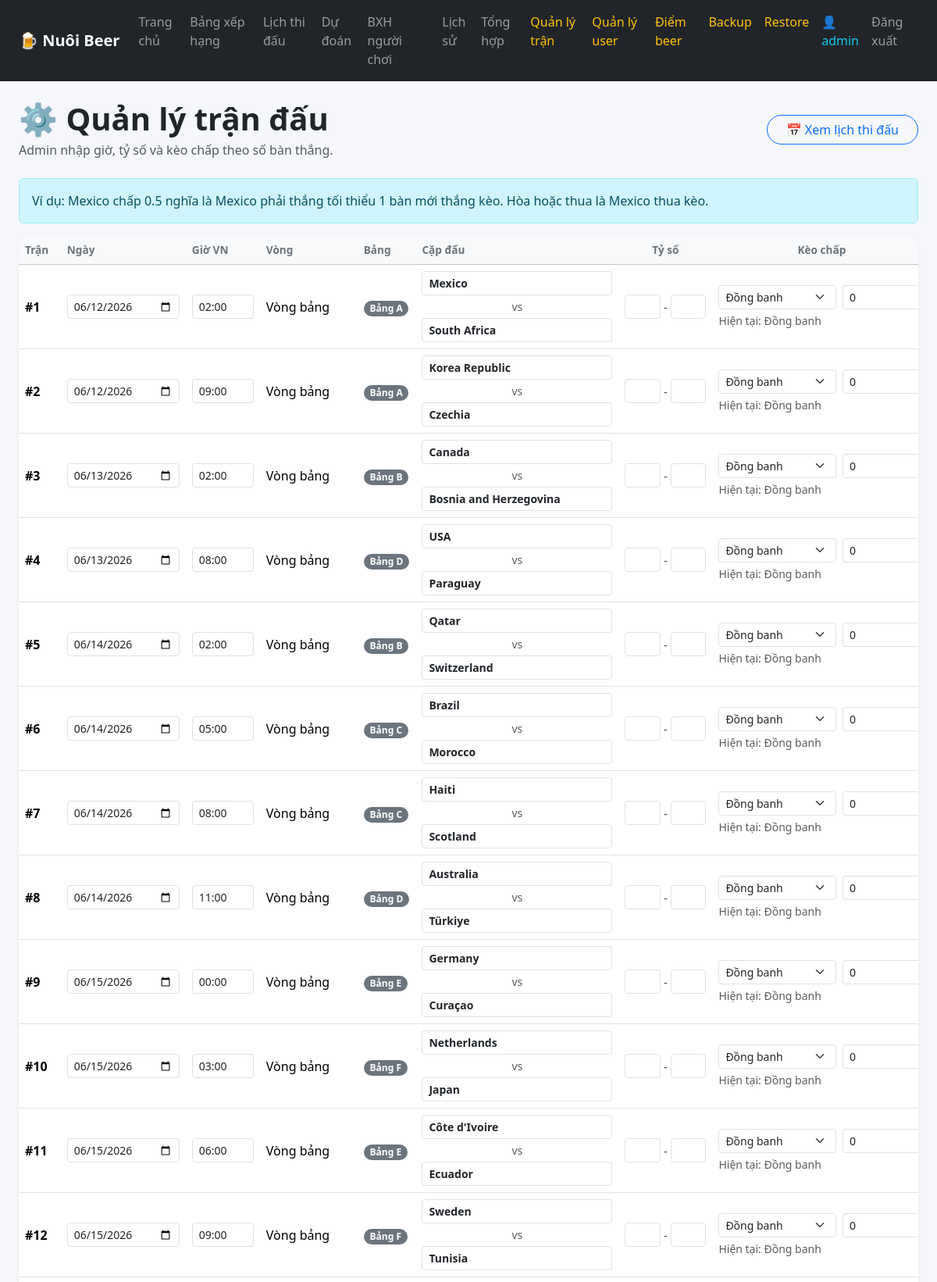
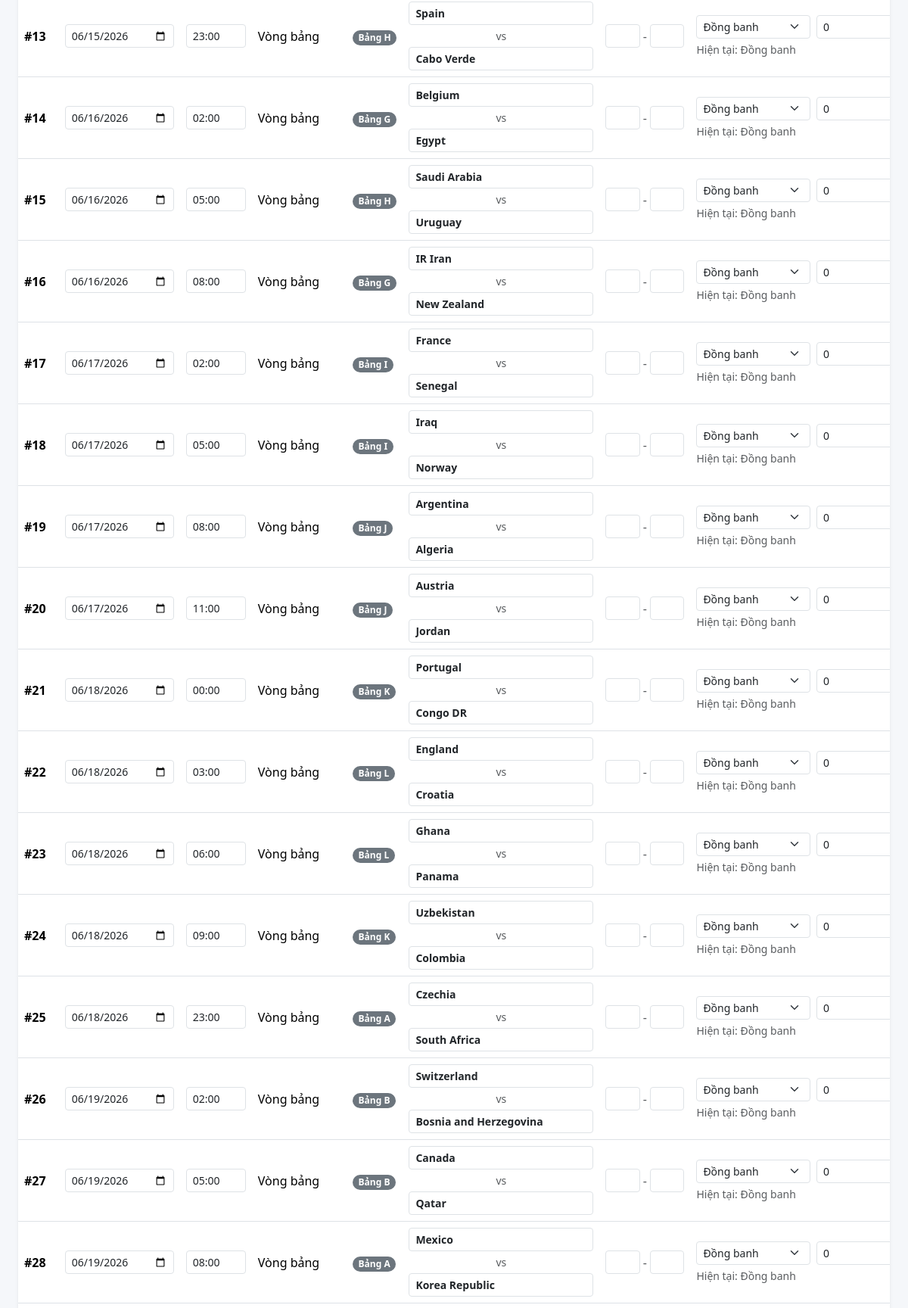
The app's page /admin/matches (signed in, upper part) with its own data (2 pictures, top to bottom).
### tables this page shows
CREATE TABLE matches (
            id INTEGER PRIMARY KEY AUTOINCREMENT,
            match_no INTEGER UNIQUE NOT NULL,
            match_date TEXT,
            time_vn TEXT,
            stage TEXT,
            group_name TEXT,
            home TEXT NOT NULL,
            away TEXT NOT NULL,
            stadium TEXT,
            city TEXT,
            score_home INTEGER,
            score_away INTEGER,
            handicap_team TEXT,
            handicap_value REAL DEFAULT 0,
            note TEXT,
            updated_at TIMESTAMP DEFAULT CURRENT_TIMESTAMP
        );

### app.py (the view)
@app.route("/admin/matches")
def admin_matches():
    if not admin_required():
        return redirect("/login")
    matches = get_matches()
    for match in matches:
        enrich_match_display_names(match)
        match["handicap_text"] = get_handicap_text(match)
        match["beer_points"] = get_stage_points(match["stage"])
    return render_template("admin_matches.html", matches=matches)

### app.py (called while the page is built, shortened)
def get_db():
    conn = sqlite3.connect(DB_NAME)
    conn.row_factory = sqlite3.Row
    return conn

def get_stage_points(stage):
    conn = get_db()
    row = conn.execute(
        "SELECT beer_points FROM stage_points WHERE stage = ?",
        (stage,)
    ).fetchone()
    conn.close()
    if row:
        return row["beer_points"]
    return 10

def login_required():
    return "user_id" in session

def admin_required():
    return login_required() and session.get("role") == "admin"

def rows_to_dicts(rows):
    return [dict(row) for row in rows]

def get_matches():
    conn = get_db()
    rows = conn.execute("""
        SELECT
            match_no,
            match_date AS date,
            time_vn,
            stage,
            group_name AS "group",
            home,
            away,
            stadium,
            city,
            score_home,
            score_away,
            handicap_team,
            handicap_value,
            note
        FROM matches
        ORDER BY match_no ASC
    """).fetchall()
    conn.close()
    return rows_to_dicts(rows)

def get_handicap_text(match):
    handicap_team = match.get("handicap_team")
    handicap_value = match.get("handicap_value") or 0
    if not handicap_team or handicap_value == 0:
        return "Đồng banh"
    if handicap_team == "home":
        return f"{match.get('home')} chấp {handicap_value:g}"
    if handicap_team == "away":
        return f"{match.get('away')} chấp {handicap_value:g}"
    return "Đồng banh"

def get_finished_group_matches():
    conn = get_db()
    rows = conn.execute("""
        SELECT
            group_name,
            home,
            away,
            score_home,
            score_away
        FROM matches
        WHERE stage = ?
          AND score_home IS NOT NULL
          AND score_away IS NOT NULL
    """, ("Vòng bảng",)).fetchall()
    conn.close()
    return rows

def calculate_head_to_head_table(teams, matches):
    team_names = [team["name"] for team in teams]
    h2h = {}
    for name in team_names:
        h2h[name] = {
            "name": name,
            "points": 0,
            "goals_for": 0,
            "goals_against": 0
        }
    return h2h

def get_best_third_team_from_groups(group_options):
    qualified_thirds, eliminated_thirds = get_best_third_placed_teams()
    for team in qualified_thirds:
        if team.get("group") in group_options:
            return team["name"]
    return None

### templates/admin_matches.html (shortened to what this page needs)
{% extends "base.html" %}
{% block content %}
<div class="container-fluid py-4 px-4">
  <div class="d-flex flex-column flex-lg-row justify-content-between align-items-lg-center gap-3 mb-4">
    <div>
      <h1 class="fw-bold mb-1">⚙️ Quản lý trận đấu</h1>
      <p class="text-muted mb-0">
        Admin nhập giờ, tỷ số và kèo chấp theo số bàn thắng.
      </p>
    </div>
    <a href="/lich-thi-dau" class="btn btn-outline-primary rounded-pill px-4">
      📅 Xem lịch thi đấu
    </a>
  </div>
  <div class="alert alert-info">
    Ví dụ: Mexico chấp 0.5 nghĩa là Mexico phải thắng tối thiểu 1 bàn mới thắng kèo. Hòa hoặc thua là Mexico thua kèo.
  </div>
  <div class="card border-0 shadow-sm rounded-4 overflow-hidden">
    <div class="table-responsive">
      <table class="table table-hover align-middle mb-0 admin-match-table">
        <thead class="table-light">
          <tr>
            <th>Trận</th>
            <th>Ngày</th>
            <th>Giờ VN</th>
            <th>Vòng</th>
            <th>Bảng</th>
            <th>Cặp đấu</th>
            <th class="text-center">Tỷ số</th>
            <th class="text-center">Kèo chấp</th>
          </tr>
        </thead>
        <tbody>
          {% for match in matches %}
          <tr>
            <form method="post" action="/admin/matches/{{ match.match_no }}/update">
              <td class="fw-bold">#{{ match.match_no }}</td>
              <td style="min-width: 140px;">
                <input
                  type="date"
                  class="form-control form-control-sm"
                  name="match_date"
                  value="{{ match.date or '' }}">
              </td>
              <td style="min-width: 95px;">
                <input type="text" class="form-control form-control-sm" name="time_vn" value="{{ match.time_vn or '' }}" placeholder="HH:MM">
              </td>
              <td class="text-nowrap">{{ match.stage }}</td>
              <td>
                {% if match.group %}
                  <span class="badge text-bg-secondary">Bảng {{ match.group }}</span>
                {% else %}
                  <span class="text-muted">-</span>
                {% endif %}
              </td>
              <td style="min-width: 260px;">
                <input
                  type="text"
                  class="form-control form-control-sm mb-1 fw-semibold"
                  name="home"
                  value="{{ match.home }}"
                  placeholder="Đội 1">
                <div class="small text-muted text-center">vs</div>
                <input
                  type="text"
                  class="form-control form-control-sm mt-1 fw-semibold"
                  name="away"
                  value="{{ match.away }}"
                  placeholder="Đội 2">
              </td>
              <td style="min-width: 120px;">
                <div class="d-flex align-items-center gap-1">
                  <input type="number" class="form-control form-control-sm text-center" name="score_home" value="{{ match.score_home if match.score_home is not none else '' }}" min="0">
                  <span class="text-muted">-</span>
                  <input type="number" class="form-control form-control-sm text-center" name="score_away" value="{{ match.score_away if match.score_away is not none else '' }}" min="0">
                </div>
              </td>
              <td style="min-width: 280px;">
                <div class="row g-2">
                  <div class="col-7">
                    <select class="form-select form-select-sm" name="handicap_team">
                      <option value="" {% if not match.handicap_team %}selected{% endif %}>Đồng banh</option>
                    </select>
                  </div>
                  <div class="col-5">
                    <input
                      type="number"
                      step="0.25"
                      min="0"
                      class="form-control form-control-sm"
                      name="handicap_value"
                      value="{{ match.handicap_value or 0 }}">
                  </div>
                </div>
                <div class="small text-muted mt-1">
                  Hiện tại: {{ match.handicap_text }}
                </div>
              </td>
            </form>
          </tr>
          {% endfor %}
        </tbody>
      </table>
    </div>
  </div>
</div>
{% endblock %}

### static/css/style.css (style rules this page uses)
body { background: #f5f7fa; }
.table th { white-space: nowrap; }
.table td { white-space: nowrap; }
.card { border-radius: 16px; }
.badge { border-radius: 999px; }

### templates/admin_matches.html (style rules this page uses)
.admin-match-table th { font-size: 0.85rem; color: #6c757d; white-space: nowrap; }
.admin-match-table td { white-space: nowrap; vertical-align: middle; }

### records on screen
matches: match_no "1", match_date "06/12/2026", time_vn "02:00", stage "Vòng bảng", group "A", home "Mexico", away "South Africa", handicap_value "0", handicap_text "Đồng banh"
matches: match_no "2", match_date "06/12/2026", time_vn "09:00", stage "Vòng bảng", group "A", home "Korea Republic", away "Czechia", handicap_value "0", handicap_text "Đồng banh"
matches: match_no "3", match_date "06/13/2026", time_vn "02:00", stage "Vòng bảng", group "B", home "Canada", away "Bosnia and Herzegovina", handicap_value "0", handicap_text "Đồng banh"
matches: match_no "4", match_date "06/13/2026", time_vn "08:00", stage "Vòng bảng", group "D", home "USA", away "Paraguay", handicap_value "0", handicap_text "Đồng banh"
matches: match_no "5", match_date "06/14/2026", time_vn "02:00", stage "Vòng bảng", group "B", home "Qatar", away "Switzerland", handicap_value "0", handicap_text "Đồng banh"
matches: match_no "6", match_date "06/14/2026", time_vn "05:00", stage "Vòng bảng", group "C", home "Brazil", away "Morocco", handicap_value "0", handicap_text "Đồng banh"
matches: match_no "7", match_date "06/14/2026", time_vn "08:00", stage "Vòng bảng", group "C", home "Haiti", away "Scotland", handicap_value "0", handicap_text "Đồng banh"
matches: match_no "8", match_date "06/14/2026", time_vn "11:00", stage "Vòng bảng", group "D", home "Australia", away "Türkiye", handicap_value "0", handicap_text "Đồng banh"
matches: match_no "9", match_date "06/15/2026", time_vn "00:00", stage "Vòng bảng", group "E", home "Germany", away "Curaçao", handicap_value "0", handicap_text "Đồng banh"
matches: match_no "10", match_date "06/15/2026", time_vn "03:00", stage "Vòng bảng", group "F", home "Netherlands", away "Japan", handicap_value "0", handicap_text "Đồng banh"
matches: match_no "11", match_date "06/15/2026", time_vn "06:00", stage "Vòng bảng", group "E", home "Côte d'Ivoire", away "Ecuador", handicap_value "0", handicap_text "Đồng banh"
matches: match_no "12", match_date "06/15/2026", time_vn "09:00", stage "Vòng bảng", group "F", home "Sweden", away "Tunisia", handicap_value "0", handicap_text "Đồng banh"
matches: match_no "13", match_date "06/15/2026", time_vn "23:00", stage "Vòng bảng", group "H", home "Spain", away "Cabo Verde", handicap_value "0", handicap_text "Đồng banh"
matches: match_no "14", match_date "06/16/2026", time_vn "02:00", stage "Vòng bảng", group "G", home "Belgium", away "Egypt", handicap_value "0", handicap_text "Đồng banh"
matches: match_no "15", match_date "06/16/2026", time_vn "05:00", stage "Vòng bảng", group "H", home "Saudi Arabia", away "Uruguay", handicap_value "0", handicap_text "Đồng banh"
matches: match_no "16", match_date "06/16/2026", time_vn "08:00", stage "Vòng bảng", group "G", home "IR Iran", away "New Zealand", handicap_value "0", handicap_text "Đồng banh"
matches: match_no "17", match_date "06/17/2026", time_vn "02:00", stage "Vòng bảng", group "I", home "France", away "Senegal", handicap_value "0", handicap_text "Đồng banh"
matches: match_no "18", match_date "06/17/2026", time_vn "05:00", stage "Vòng bảng", group "I", home "Iraq", away "Norway", handicap_value "0", handicap_text "Đồng banh"
matches: match_no "19", match_date "06/17/2026", time_vn "08:00", stage "Vòng bảng", group "J", home "Argentina", away "Algeria", handicap_value "0", handicap_text "Đồng banh"
matches: match_no "20", match_date "06/17/2026", time_vn "11:00", stage "Vòng bảng", group "J", home "Austria", away "Jordan", handicap_value "0", handicap_text "Đồng banh"
matches: match_no "21", match_date "06/18/2026", time_vn "00:00", stage "Vòng bảng", group "K", home "Portugal", away "Congo DR", handicap_value "0", handicap_text "Đồng banh"
matches: match_no "22", match_date "06/18/2026", time_vn "03:00", stage "Vòng bảng", group "L", home "England", away "Croatia", handicap_value "0", handicap_text "Đồng banh"
matches: match_no "23", match_date "06/18/2026", time_vn "06:00", stage "Vòng bảng", group "L", home "Ghana", away "Panama", handicap_value "0", handicap_text "Đồng banh"
matches: match_no "24", match_date "06/18/2026", time_vn "09:00", stage "Vòng bảng", group "K", home "Uzbekistan", away "Colombia", handicap_value "0", handicap_text "Đồng banh"
matches: match_no "25", match_date "06/18/2026", time_vn "23:00", stage "Vòng bảng", group "A", home "Czechia", away "South Africa", handicap_value "0", handicap_text "Đồng banh"
matches: match_no "26", match_date "06/19/2026", time_vn "02:00", stage "Vòng bảng", group "B", home "Switzerland", away "Bosnia and Herzegovina", handicap_value "0", handicap_text "Đồng banh"
matches: match_no "27", match_date "06/19/2026", time_vn "05:00", stage "Vòng bảng", group "B", home "Canada", away "Qatar", handicap_value "0", handicap_text "Đồng banh"
matches: match_no "28", match_date "06/19/2026", time_vn "08:00", stage "Vòng bảng", group "A", home "Mexico", away "Korea Republic", handicap_value "0", handicap_text "Đồng banh"

### other values on screen
{{ session.get("username") }} "admin"
